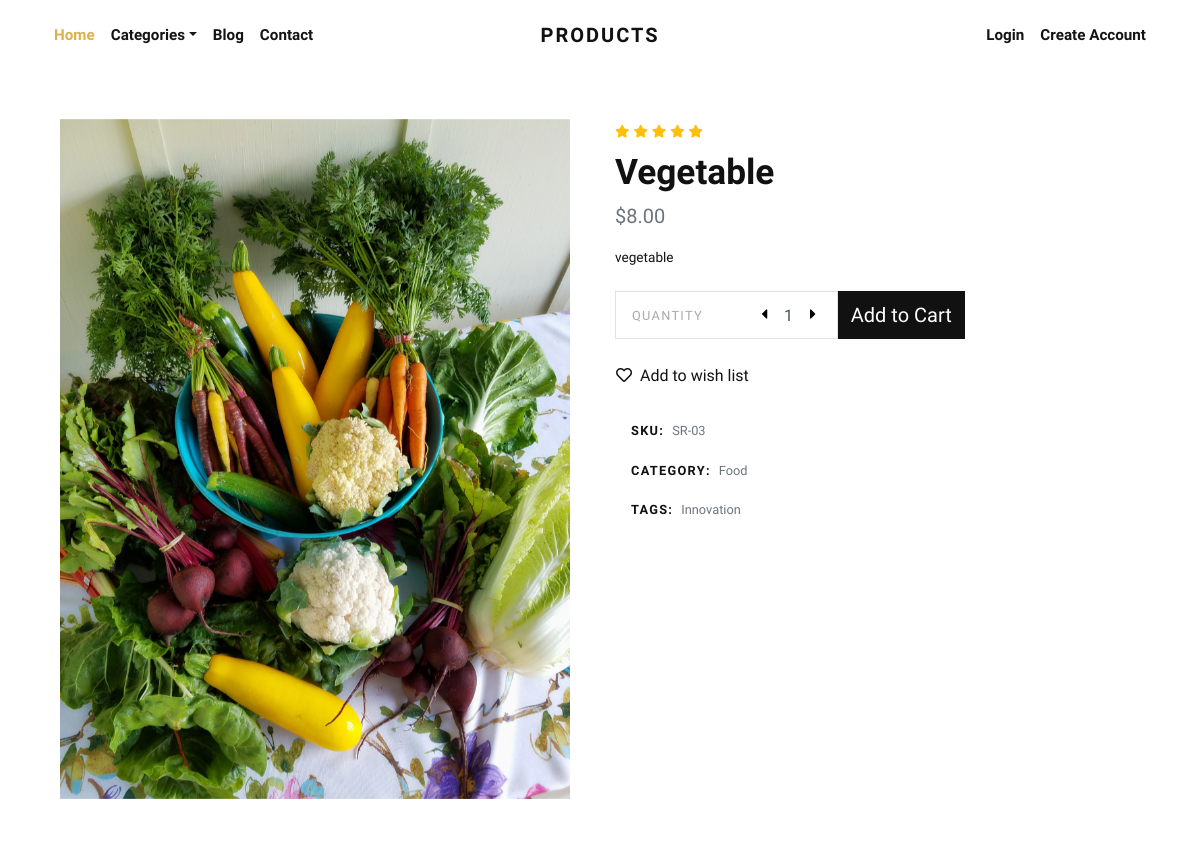
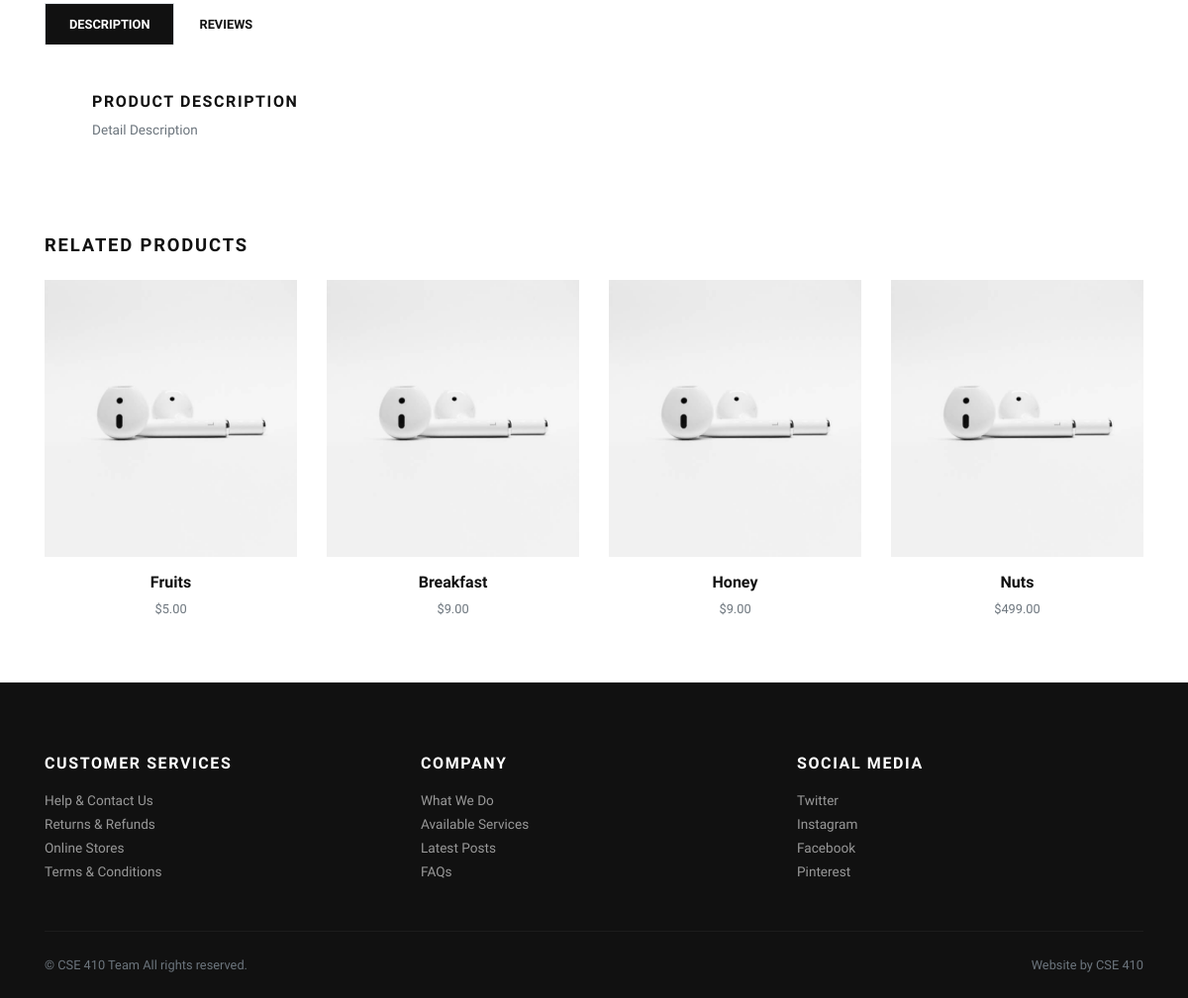
The app's page /product/vegetable/ with its own data (2 pictures, top to bottom).
### store/models.py (models this page shows, shortened)
class Product(models.Model):
    title = models.CharField(max_length=150, verbose_name="Product Title")
    slug = models.SlugField(max_length=160, verbose_name="Product Slug")
    sku = models.CharField(max_length=255, unique=True, verbose_name="Unique Product ID (SKU)")
    short_description = models.TextField(verbose_name="Short Description")
    detail_description = models.TextField(blank=True, null=True, verbose_name="Detail Description")
    product_image = models.ImageField(upload_to='product', blank=True, null=True, verbose_name="Product Image")
    price = models.DecimalField(max_digits=8, decimal_places=2)
    category = models.ForeignKey(Category, verbose_name="Product Categoy", on_delete=models.CASCADE)
    is_active = models.BooleanField(verbose_name="Is Active?")
    is_featured = models.BooleanField(verbose_name="Is Featured?")
    created_at = models.DateTimeField(auto_now_add=True, verbose_name="Created Date")
    updated_at = models.DateTimeField(auto_now=True, verbose_name="Updated Date")
    class Meta:
        verbose_name_plural = 'Products'
        ordering = ('-created_at', )

class Category(models.Model):
    title = models.CharField(max_length=50, verbose_name="Category Title")
    slug = models.SlugField(max_length=55, verbose_name="Category Slug")
    description = models.TextField(blank=True, verbose_name="Category Description")
    category_image = models.ImageField(upload_to='category', blank=True, null=True, verbose_name="Category Image")
    is_active = models.BooleanField(verbose_name="Is Active?")
    is_featured = models.BooleanField(verbose_name="Is Featured?")
    created_at = models.DateTimeField(auto_now_add=True, verbose_name="Created Date")
    updated_at = models.DateTimeField(auto_now=True, verbose_name="Updated Date")
    class Meta:
        verbose_name_plural = 'Categories'
        ordering = ('-created_at', )
    def __str__(self):
        return self.title

### store/views.py (the view)
# urls.py: path('product/<slug:slug>/', views.detail, name="product-detail"),
def detail(request, slug):
    product = get_object_or_404(Product, slug=slug)
    related_products = Product.objects.exclude(id=product.id).filter(is_active=True, category=product.category)
    context = {
        'product': product,
        'related_products': related_products,
    }
    return render(request, 'store/detail.html', context)

### store/context_preprocessors.py (called while the page is built)
def store_menu(request):
    categories = Category.objects.filter(is_active=True)
    context = {
        'categories_menu': categories,
    }
    return context

def cart_menu(request):
    if request.user.is_authenticated:
        cart_items= Cart.objects.filter(user=request.user)
        context = {
            'cart_items': cart_items,
        }
    else:
        context = {}
    return context

### templates/store/detail.html (shortened to what this page needs)
{% extends 'base.html' %}
{% load static %}
    {% block content %}
      <section class="py-5">
        <div class="container">
          <div class="row mb-5">
            <div class="col-lg-6">
              <div class="row m-sm-0">
                <div class="col-sm-12 order-1 order-sm-2">
                  <div class="owl-carousel product-slider" data-slider-id="1">
                    {% if product.product_image %}
                      <a class="d-block" href="{{product.product_image.url}}" data-lightbox="product" title="{{product.title}}"><img class="img-fluid" src="{{product.product_image.url}}" alt="{{product.title}}"></a>
                      {% else %}
                      <a class="d-block" href="{% static 'img/product-detail-1.jpg' %}" data-lightbox="product" title="{{product.title}}"><img class="img-fluid" src="{% static 'img/product-detail-1.jpg' %}" alt="{{product.title}}"></a>
                    {% endif %}
                  </div>
                </div>
              </div>
            </div>
            <div class="col-lg-6">
              <ul class="list-inline mb-2">
                <li class="list-inline-item m-0"><i class="fas fa-star small text-warning"></i></li>
                <li class="list-inline-item m-0"><i class="fas fa-star small text-warning"></i></li>
                <li class="list-inline-item m-0"><i class="fas fa-star small text-warning"></i></li>
                <li class="list-inline-item m-0"><i class="fas fa-star small text-warning"></i></li>
                <li class="list-inline-item m-0"><i class="fas fa-star small text-warning"></i></li>
              </ul>
              <h1>{{product.title}}</h1>
              <p class="text-muted lead">${{product.price}}</p>
              <p class="text-small mb-4">{{product.short_description}}</p>
              <div class="row align-items-stretch mb-4">
                <div class="col-sm-5 pr-sm-0">
                  <div class="border d-flex align-items-center justify-content-between py-1 px-3 bg-white border-white"><span class="small text-uppercase text-gray mr-4 no-select">Quantity</span>
                    <div class="quantity">
                      <button class="dec-btn p-0"><i class="fas fa-caret-left"></i></button>
                      <input name="quantity" class="form-control border-0 shadow-0 p-0" type="text" value="1">
                      <button class="inc-btn p-0"><i class="fas fa-caret-right"></i></button>
                    </div>
                  </div>
                </div>
                <div class="col-sm-3 pl-sm-0">
                  <form action="{% url 'store:add-to-cart' %}">
                    <button type="submit" class="btn btn-dark btn-lg btn-block h-100 d-flex align-items-center justify-content-center px-0">Add to Cart</button>
                  </form>
                </div>
              </div><a class="btn btn-link text-dark p-0 mb-4" href="#"><i class="far fa-heart mr-2"></i>Add to wish list</a><br>
              <ul class="list-unstyled small d-inline-block">
                <li class="px-3 py-2 mb-1 bg-white"><strong class="text-uppercase">SKU:</strong><span class="ml-2 text-muted">{{product.sku}}</span></li>
                <li class="px-3 py-2 mb-1 bg-white text-muted"><strong class="text-uppercase text-dark">Category:</strong><a class="reset-anchor ml-2" href="{% url 'store:category-products' product.category.slug %}">{{product.category}}</a></li>
                <li class="px-3 py-2 mb-1 bg-white text-muted"><strong class="text-uppercase text-dark">Tags:</strong><a class="reset-anchor ml-2" href="#">Innovation</a></li>
              </ul>
            </div>
          </div>
          <ul class="nav nav-tabs border-0" id="myTab" role="tablist">
            <li class="nav-item"><a class="nav-link active" id="description-tab" data-toggle="tab" href="#description" role="tab" aria-controls="description" aria-selected="true">Description</a></li>
            <li class="nav-item"><a class="nav-link" id="reviews-tab" data-toggle="tab" href="#reviews" role="tab" aria-controls="reviews" aria-selected="false">Reviews</a></li>
          </ul>
          <div class="tab-content mb-5" id="myTabContent">
            <div class="tab-pane fade show active" id="description" role="tabpanel" aria-labelledby="description-tab">
              <div class="p-4 p-lg-5 bg-white">
                <h6 class="text-uppercase">Product description </h6>
                <p class="text-muted text-small mb-0">{{product.detail_description}}</p>
              </div>
            </div>
          </div>
          <h2 class="h5 text-uppercase mb-4">Related products</h2>
          <div class="row">
            {% if related_products %}
              {% for rp in related_products %}
                <div class="col-lg-3 col-sm-6">
                  <div class="product text-center skel-loader">
                    <div class="d-block mb-3 position-relative">
                      <a class="d-block" href="{% url 'store:product-detail' rp.slug %}">
                        {% if rp.product_image %}
                          <img class="img-fluid w-100" src="{{rp.product_image.url}}" alt="{{rp.title}}">
                        {% else %}
                        <img class="img-fluid w-100" src="{% static 'img/product-1.jpg' %}" alt="{{rp.title}}">
                        {% endif %}
                      </a>
                    </div>
                    <h6> <a class="reset-anchor" href="{% url 'store:product-detail' rp.slug %}">{{rp.title}}</a></h6>
                    <p class="small text-muted">${{rp.price}}</p>
                  </div>
                </div>
              {% endfor %}
            {% endif %}
          </div>
        </div>
      </section>
      {% endblock content %}

### esale/static/css/style.default.css (style rules this page uses)
.text-small { font-size: 0.85rem !important; }
.text-gray { color: #aaa !important; }
strong { font-weight: 700; }
.product img { -webkit-filter: grayscale(40%); filter: grayscale(40%); transition: all 0.3s; }
.quantity { display: -ms-flexbox; display: flex; -ms-flex-align: center; align-items: center; font-family: inherit; }
.quantity input { width: 2rem; text-align: center; }
.quantity button { background: none; border: none; width: 1rem; outline: none; }
.text-uppercase { text-transform: uppercase; letter-spacing: 0.1em; }
.border { border: 1px solid #dee2e6 !important; }
.shadow-0 { box-shadow: none !important; }
.reset-anchor { color: inherit; transition: all 0.3s; }
.no-select { cursor: default; -webkit-user-select: none; -moz-user-select: none; -ms-user-select: none; user-select: none; }
.btn { font-weight: 400; border: 1px solid transparent; font-family: inherit; padding: 0.375rem 1.5rem; font-size: 1rem; line-height: 1.5; border-radius: 0; transition: color 0.15s ease-in-out, background-color 0.15s ease-in-out, border-color 0.15s ease-in-out, box-shadow 0.15s ease-in-out; }
.btn-link { font-weight: 400; color: #dcb14a; }
.btn-dark { color: #fff; background-color: #111111; border-color: #111111; }
.btn-lg { padding: 0.5rem 1rem; font-size: 1.25rem; line-height: 1.5; border-radius: 0; }
body { font-family: "Libre Franklin", sans-serif; font-size: 1rem; font-weight: 400; line-height: 1.5; color: #111111; background-color: #fff; }
a { color: #dcb14a; text-decoration: none; }
h1, h2, h3, h4, h5, h6, .h1, .h2, .h3, .h4, .h5, .h6 { margin-bottom: 0.5rem; font-family: inherit; font-weight: 900; line-height: 1.2; color: inherit; }
h1, .h1 { font-size: 2.2rem; }
h2, .h2 { font-size: 1.9rem; }
h5, .h5 { font-size: 1.15rem; }
h6, .h6 { font-size: 1rem; }
.lead { font-size: 1.25rem; font-weight: 300; }
small, .small { font-size: 80%; font-weight: 400; }
.text-warning { color: #ffc107 !important; }
.text-dark { color: #111111 !important; }
.form-control { padding: 0.375rem 0.75rem; font-size: 1rem; line-height: 1.5; color: #495057; background-color: #fff; border: 1px solid #ced4da; border-radius: 0; transition: border-color 0.15s ease-in-out, box-shadow 0.15s ease-in-out; }
.form-control::placeholder { color: #adb5bd; font-size: 0.85rem; font-weight: 400; }
.nav-link { padding: 0.5rem 1rem; }
.nav-tabs .nav-item { margin-bottom: -1px; }
.nav-tabs .nav-link { border: 1px solid transparent; font-family: inherit; color: #111111; text-transform: uppercase; font-size: 0.8rem; transition: all 0.3s; font-weight: 700; padding: 0.7rem 1.5rem; background: #fff; border-top-left-radius: 0; border-top-right-radius: 0; }
.nav-tabs .nav-link.active, .nav-tabs .nav-link:hover, .nav-tabs .nav-item.show .nav-link { background: #111111; background-color: #111111; color: #fff; }

### records on screen
Product: product_image (picture), title "Vegetable", price "8.00", short_description "vegetable", sku "SR-03", category "Food", detail_description "Detail Description"
Product: title "Fruits", price "5.00"
Product: title "Breakfast", price "9.00"
Product: title "Honey", price "9.00"
Product: title "Nuts", price "499.00"
